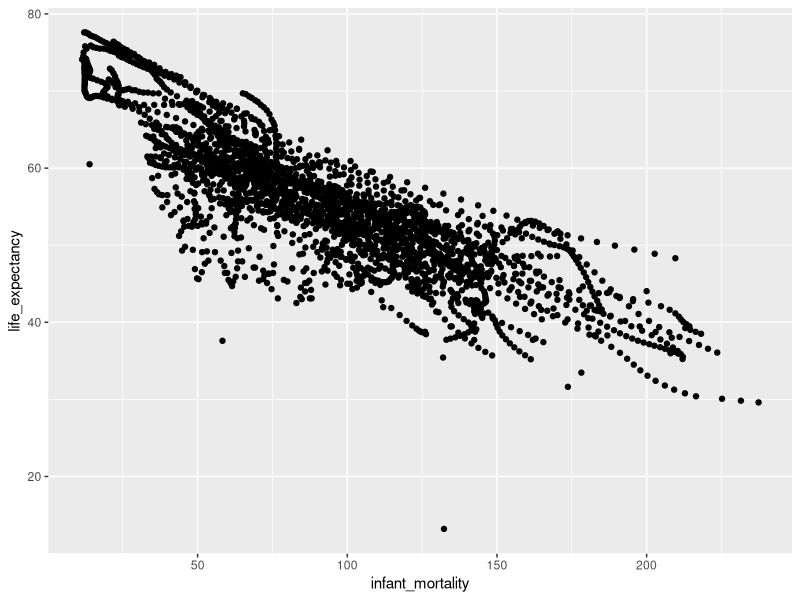
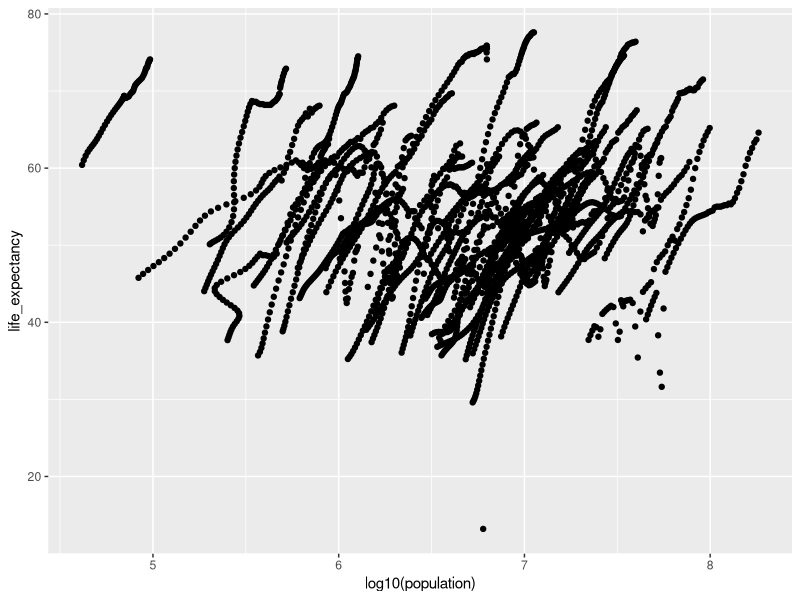
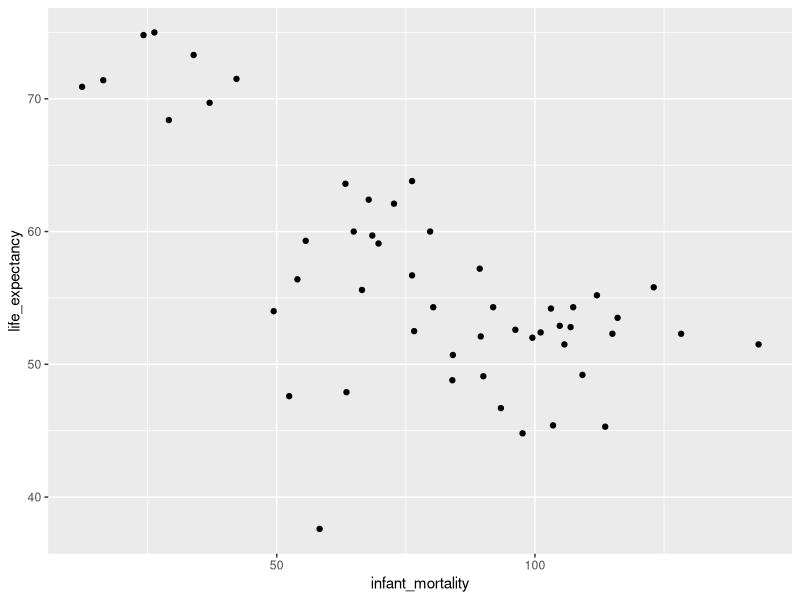
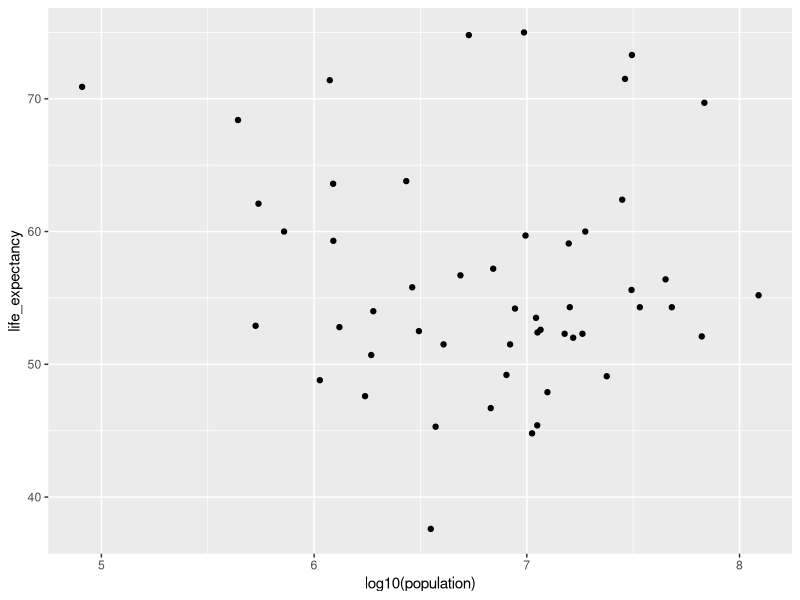

Source code (R) for these figures, in order:
## ---- chunk 1
library("dslabs")
library("tidyverse")
library(dplyr)
## ---- chunk 2
help("gapminder") 
## ---- chunk 3
str("gapminder")
## ---- chunk 4
summary("gapminder")
## ---- chunk 5
class("gapminder")
## ---- chunk 6
africadata <- gapminder %>%
dplyr::filter(continent == "Africa")
## ---- chunk 7
str(africadata)
summary(africadata)
## ---- chunk 8
africa_life_infant <- africadata %>%
  select("country", "life_expectancy", "infant_mortality")
## ---- chunk 9
africa_life_pop <- africadata %>%
  select("country", "life_expectancy", "population")
## ---- chunk 10
ggplot(data = africa_life_infant) + 
  geom_point(mapping = aes(infant_mortality, life_expectancy))
## ---- chunk 11
ggplot(data = africa_life_pop) + 
  geom_point(mapping = aes(log10(population), life_expectancy))
## ---- chunk 12
Missing1 <- africadata %>% 
           select(year,infant_mortality) %>% 
           filter(is.na(infant_mortality)) %>% 
           count(year) %>% 
           arrange(-n)
## ---- chunk 13
Y2K_africadata <- africadata %>%
  filter(year == "2000")
## ---- chunk 14
Y2K_africa_life_infant <- Y2K_africadata %>%
  select("country", "life_expectancy", "infant_mortality")
## ---- chunk 15
Y2K_africa_life_pop <- Y2K_africadata %>%
  select("country", "life_expectancy", "population")
## ---- chunk 16
ggplot(data = Y2K_africa_life_infant) + 
  geom_point(mapping = aes(infant_mortality, life_expectancy))
## ---- chunk 17
ggplot(data = Y2K_africa_life_pop) + 
  geom_point(mapping = aes(log10(population), life_expectancy))
## ---- chunk 18
fit_infant_life <- lm(life_expectancy~infant_mortality, data = Y2K_africa_life_infant)
summary(fit_infant_life)
## ---- chunk 19
fit_pop_life <- lm(life_expectancy~population, data = Y2K_africa_life_pop)
summary(fit_pop_life)
